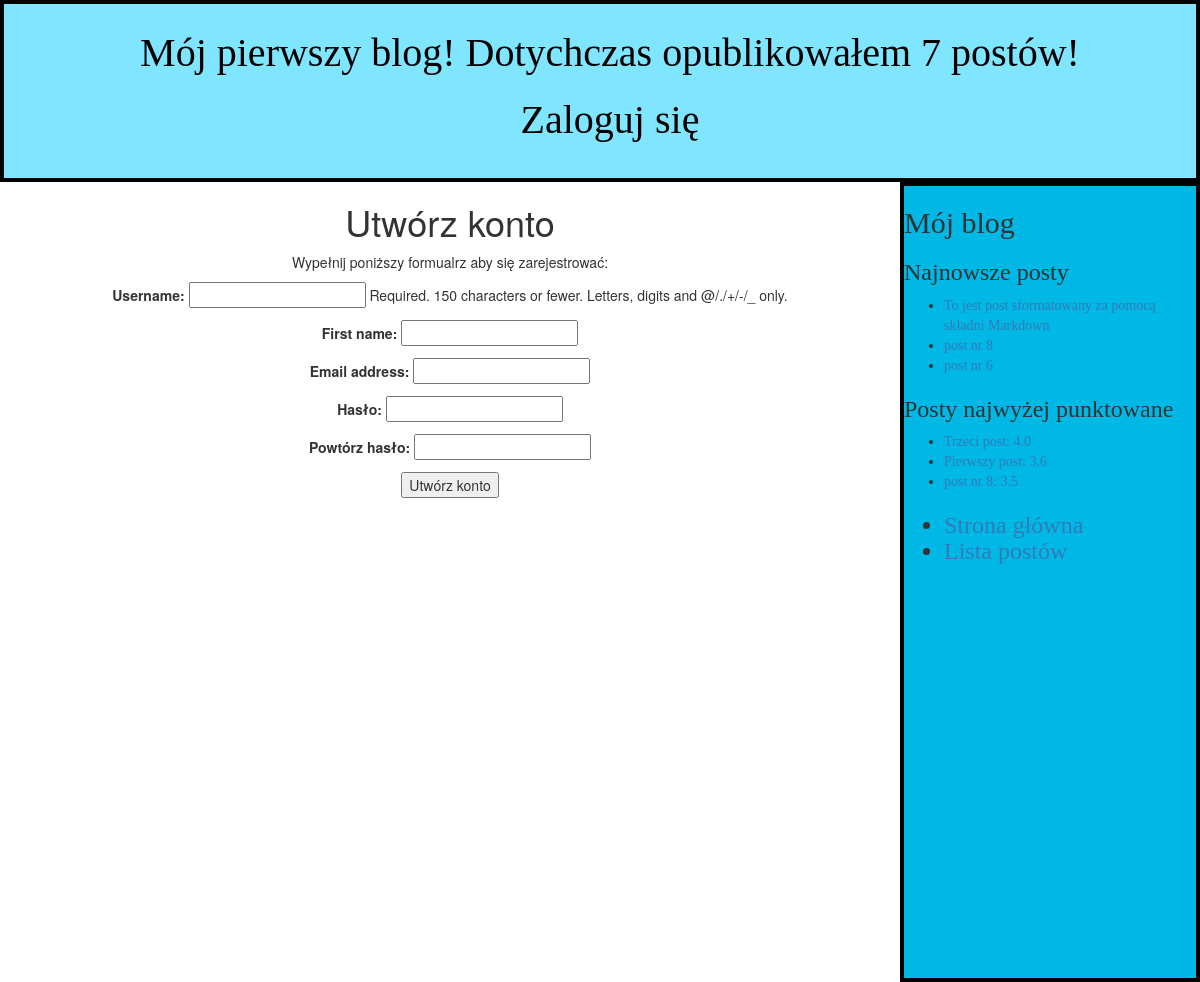
Page /register/ on the earlier database version.
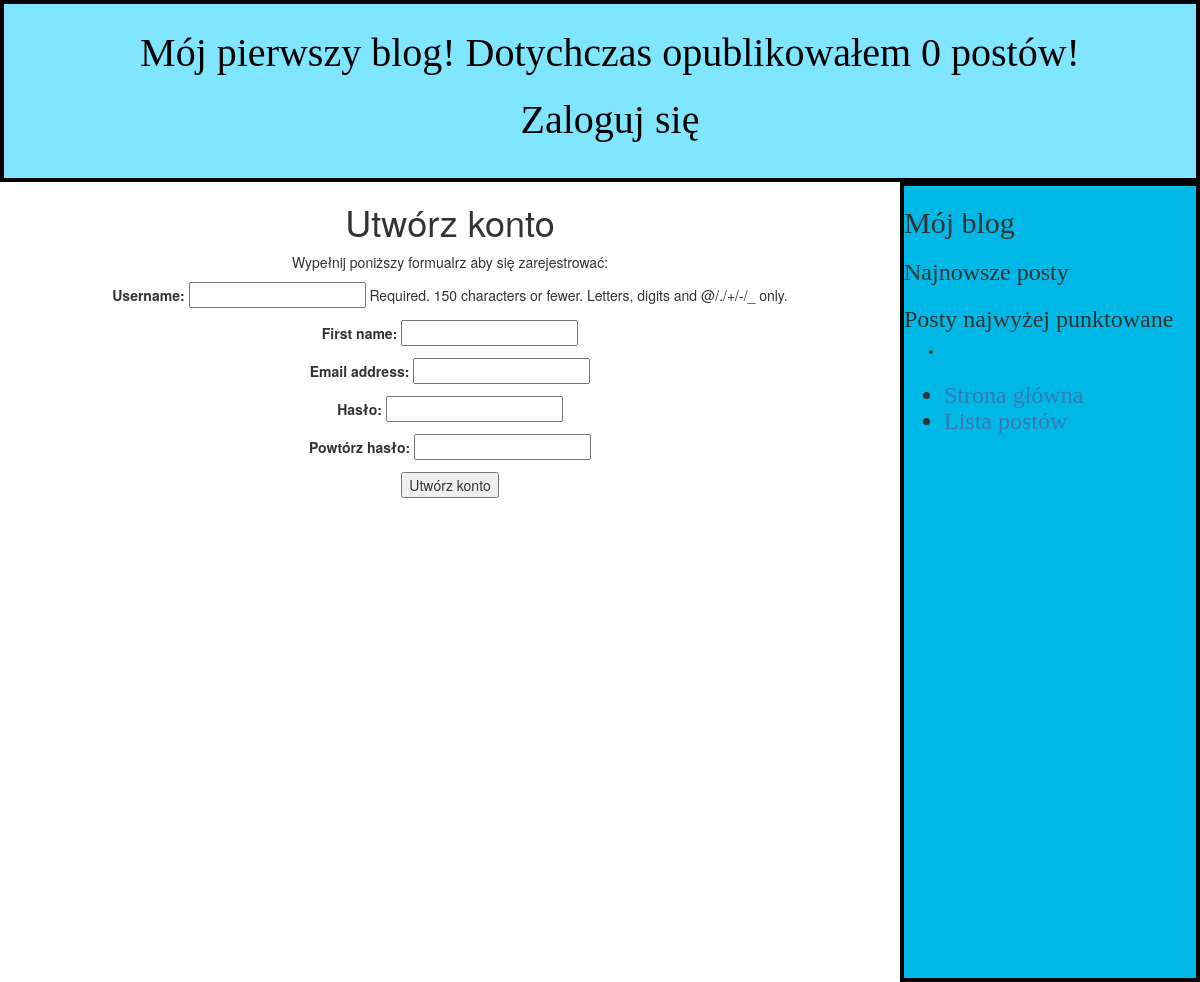
Same page on the later database version.
### blog/models.py (models this page shows, shortened)
class Post(models.Model):
    TABLE_OF_CHOICES = (('draft','Roboczy'),('published','Opublikowany'),)
    author = models.ForeignKey(User, on_delete=models.CASCADE)
    category = models.ForeignKey(Category,null = True, on_delete=models.CASCADE)
    title = models.CharField(max_length=250)
    slug = models.SlugField(max_length=250,unique_for_date='publish')
    body_text = models.TextField()
    publish = models.DateTimeField(default=timezone.now)
    created = models.DateTimeField(default=timezone.now)
    status = models.CharField(max_length = 20, choices= TABLE_OF_CHOICES, default = 'draft'  )
    avr_score = models.DecimalField(max_digits=3, decimal_places=1, null = True, blank=True)
    tags = TaggableManager()
    def published(self):
        self.publish = timezone.now()
        self.save()

### blog/views.py (the view)
# urls.py: path('register/',views.register, name='register'),
def register(request):
    if request.method == 'POST':
        user_form = UserRegistrationForm(request.POST)
        if user_form.is_valid():
            new_user = user_form.save(commit = False)
            new_user.set_password(user_form.cleaned_data['password']) #specjalna metoda szyfrująca hasło użytkownika
            new_user.save()
            return render(request, 'blog/register_done.html',{'new_user':new_user})
    else:
        user_form = UserRegistrationForm()
    return render(request, 'blog/register.html', {'user_form':user_form})

### blog/forms.py (shortened to what this page needs)
class UserRegistrationForm(forms.ModelForm):
    password = forms.CharField(label='Hasło', widget=forms.PasswordInput)
    password2 = forms.CharField(label = 'Powtórz hasło', widget=forms.PasswordInput)
    class Meta:
        model = User
        fields = ('username', 'first_name', 'email')

### blog/templatetags/blog_tags.py (called while the page is built)
@register.simple_tag
def total_posts():
    return Post.objects.filter(status='published').count()

@register.inclusion_tag('blog/latest_posts.html') #wraz ze zwróconymi wartosciami wygenerowany ma zostaćszablon latest_posts.html
def show_latest_posts(count=5): #parametr count możemy być zmieniany podczas wywoływania szablonu
    latest_posts = Post.objects.filter(status='published').order_by('-publish')[:count]
    return {'latest_posts':latest_posts} #funkcja zwraca słownik zmiennych zamiast zwykłej wartości

@register.inclusion_tag('blog/highest_scores.html')
def highest_scores(count=5):
    highest_scores = Post.objects.order_by('-avr_score')[:count]
    return {'highest_scores':highest_scores}

### blog/templates/blog/register.html (shortened to what this page needs)
{% extends "blog/base.html"%}
{% block content %}
  <h1> Utwórz konto</h1>
  <p> Wypełnij poniższy formualrz aby się zarejestrować:</p>
  <form action="." method="post">
    {{ user_form.as_p }}
    <p><input type="submit" value="Utwórz konto"></p>
  </form>
{% endblock %}

### blog/templates/blog/latest_posts.html
<ul>
  {% for post in latest_posts %}
    <li>
        <a href="{% url 'post_detail' pk=post.pk %}">{{ post.title }}</a>
    </li>
  {% endfor %}
</ul>

### blog/templates/blog/highest_scores.html
<ul>
  {% for post in highest_scores %}
    <li>
      {% if post.avr_score%}
      <a href="{% url 'post_detail' pk=post.pk %}">{{ post.title }}: {{post.avr_score}}</a>
      {% endif %}
    </li>
  {% endfor %}
</ul>

Differences in the rows shown:
removed Post: title "To jest post sformatowany za pomocą składni Markdown", shown under "Najnowsze posty"
removed Post: title "post nr 8", avr_score "3.5"
removed Post: title "post nr 6", shown under "Najnowsze posty"
removed Post: title "Trzeci post", avr_score "4.0", shown under "Posty najwyżej punktowane"
removed Post: title "Pierwszy post", avr_score "3.6", shown under "Posty najwyżej punktowane"
Other differences:
text no longer shown: "7"
text now shown: "0"
